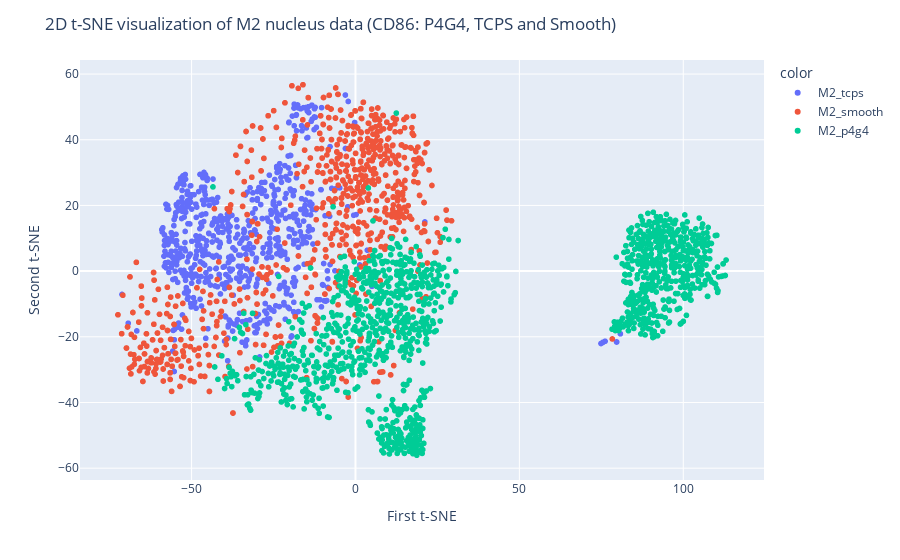

Notebook code cell kept with this figure:
### Code cell
m2_dataset_scaled = scaler.fit_transform(m2_cells_data)

tsne = TSNE(n_components=2, random_state=0, perplexity=50, n_iter = 2000)
X_tsne = tsne.fit_transform(m2_dataset_scaled)

fig = px.scatter(x=X_tsne[:, 0], y=X_tsne[:, 1], color=m2_cells.CellType)
fig.update_layout(
    title="2D t-SNE visualization of M2 nucleus data (CD86: P4G4, TCPS and Smooth)",
    xaxis_title="First t-SNE",
    yaxis_title="Second t-SNE",
)
fig.show()

### Figure 1 — Plotly figure (JSON) as saved in the notebook; plotly's stock layout.template omitted (floating-point values rounded to 4 significant figures; data arrays with more than 128 entries replaced by an {"elided": "..."} marker saying what was removed)
{"data": [{"hovertemplate": "color=M2_tcps<br>x=%{x}<br>y=%{y}<extra></extra>", "legendgroup": "M2_tcps", "marker": {"color": "#636efa", "symbol": "circle"}, "mode": "markers", "name": "M2_tcps", "showlegend": true, "type": "scattergl", "x": {"elided": "608 float values"}, "xaxis": "x", "y": {"elided": "608 float values"}, "yaxis": "y"}, {"hovertemplate": "color=M2_smooth<br>x=%{x}<br>y=%{y}<extra></extra>", "legendgroup": "M2_smooth", "marker": {"color": "#EF553B", "symbol": "circle"}, "mode": "markers", "name": "M2_smooth", "showlegend": true, "type": "scattergl", "x": {"elided": "946 float values"}, "xaxis": "x", "y": {"elided": "946 float values"}, "yaxis": "y"}, {"hovertemplate": "color=M2_p4g4<br>x=%{x}<br>y=%{y}<extra></extra>", "legendgroup": "M2_p4g4", "marker": {"color": "#00cc96", "symbol": "circle"}, "mode": "markers", "name": "M2_p4g4", "showlegend": true, "type": "scattergl", "x": {"elided": "1151 float values"}, "xaxis": "x", "y": {"elided": "1151 float values"}, "yaxis": "y"}], "layout": {"autosize": true, "legend": {"title": {"text": "color"}, "tracegroupgap": 0}, "margin": {"t": 60}, "title": {"text": "2D t-SNE visualization of M2 nucleus data (CD86: P4G4, TCPS and Smooth)"}, "xaxis": {"anchor": "y", "autorange": true, "domain": [0, 1], "range": [-83.92, 124.5], "title": {"text": "First t-SNE"}, "type": "linear"}, "yaxis": {"anchor": "x", "autorange": true, "domain": [0, 1], "range": [-64.8, 65.48], "title": {"text": "Second t-SNE"}, "type": "linear"}}}
